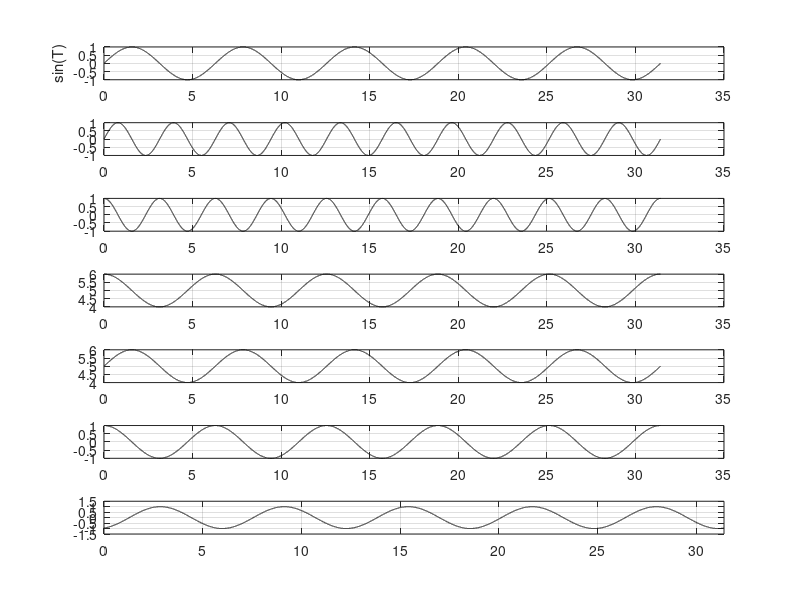

This chart was generated by the following MATLAB code: (Note: this script raises an error after producing the figure.)




T =  0:0.001:(10*pi);
wave1=sin(T);
wave2=sin(2*T);
wave3=cos(2*T);
wave4=cos(T)+5;
wave5=sin(T)+5;
wave6=cos(T);
wave7=sin(T+5);
entropyType='shannon';



 ax(1) = subplot(7,1,1);
     plot(T,wave1,'k'); 
     ylabel('sin(T)')
     grid on
      ax(2) = subplot(7,1,2);
       plot(T,wave2,'k'); 
%        ylabel('sin(2*T)')
      grid on
      ax(3) = subplot(7,1,3);
     plot(T,wave3,'k'); 
%       ylabel('cos(2*T)')
      grid on
      ax(4) = subplot(7,1,4);
       plot(T,wave4,'k'); 
%       ylabel('cos(T)+5')
      grid on
      ax(5) = subplot(7,1,5);
       plot(T,wave5,'k'); 
%       ylabel('sin(T)+5')
      grid on
      ax(6) = subplot(7,1,6);
       plot(T,wave6,'k'); 
%       ylabel('cos(T))')
      grid on
      ax(7) = subplot(7,1,7);
       plot(T,wave7,'k'); 
%       ylabel('sin(T+5')
      grid on
 axis([0 10*pi -1.5 1.5]) 

%Entropy on one wave
entropy1 = wentropy(wave1,entropyType);
entropy2 = wentropy(wave2,entropyType);
entropy3 = wentropy(wave3,entropyType);
entropy4 = wentropy(wave4,entropyType);
entropy5 = wentropy(wave5,entropyType);
entropy6 = wentropy(wave6,entropyType);
entropy7 = wentropy(wave7,entropyType);

%Entropy between 2 waves
entropy11=entropy1+entropy1;
entropy12=entropy1+entropy2;
entropy13=entropy1+entropy3;
entropy14=entropy1+entropy4;
entropy15=entropy1+entropy5;
entropy16=entropy1+entropy6;
entropy17=entropy1+entropy7;

%Subtraction of entropy
s11=abs(entropy11-entropy11);
s12=abs(entropy11-entropy12);
s13=abs(entropy11-entropy13);
s14=abs(entropy11-entropy14);
s15=abs(entropy11-entropy15);
s16=abs(entropy11-entropy16);
s17=abs(entropy11-entropy17);


ans=[s11,s12,s13,s14,s15,s16,s17];
[sortVal,sortIndex] = sort(ans,2);
sortIndex

